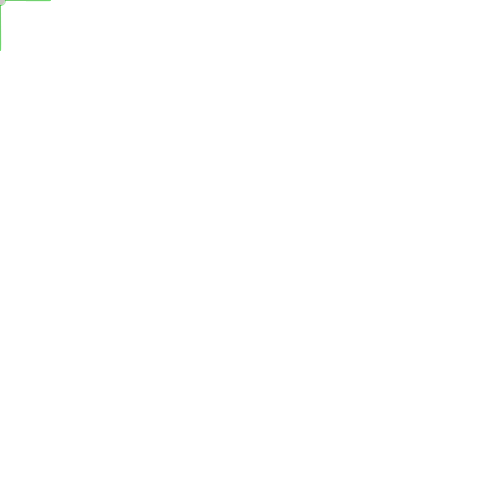
Frame 1 (no input)
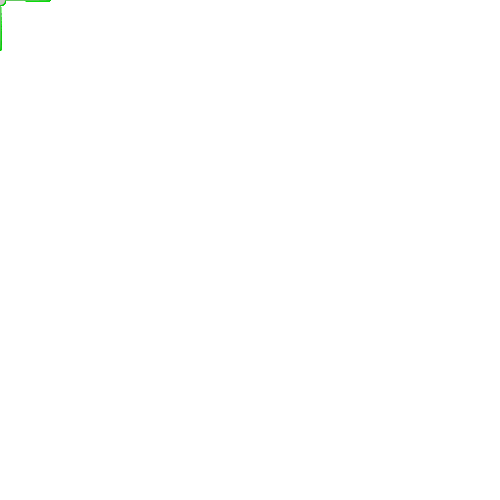
Frame 60 (the mouse pressed at the canvas centre just before this capture)
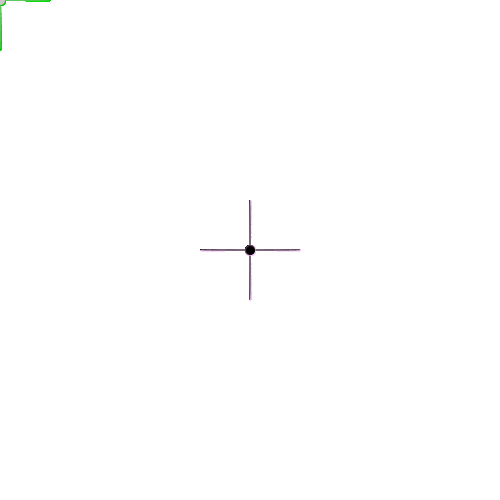
Frame 120 (the mouse held since frame 60 and released just before this capture)

The Processing sketch that drew these frames (run headless with seeded random() and noise(); from frame 60 on, the mouse is pressed at the canvas centre):

// Processing sketch: processing_41287
// ── processing_41287.pde

void setup() { 
 
size(500,500); 
 
smooth(); 
 
background(255);
frameRate (65);
 
} 
 
void draw() { 
 
  stroke(pmouseX,200,pmouseY,88); 
 
if (mousePressed) { 
 
fill(0); 
 
} else { 
 
fill(203,197,197); 
 
} 
 
strokeWeight(1); 
 
    
 
int d = 1; 
 
ellipse(mouseY,mouseX,100,d);   // Left 
 
ellipse(mouseX, mouseY, d, 100);  // Right 
ellipse(mouseX,mouseY,100,d);
ellipse(mouseY,mouseX,d,100);
ellipse(mouseX,mouseY,5,10);
ellipse(mouseY,mouseX,10,10);
}
